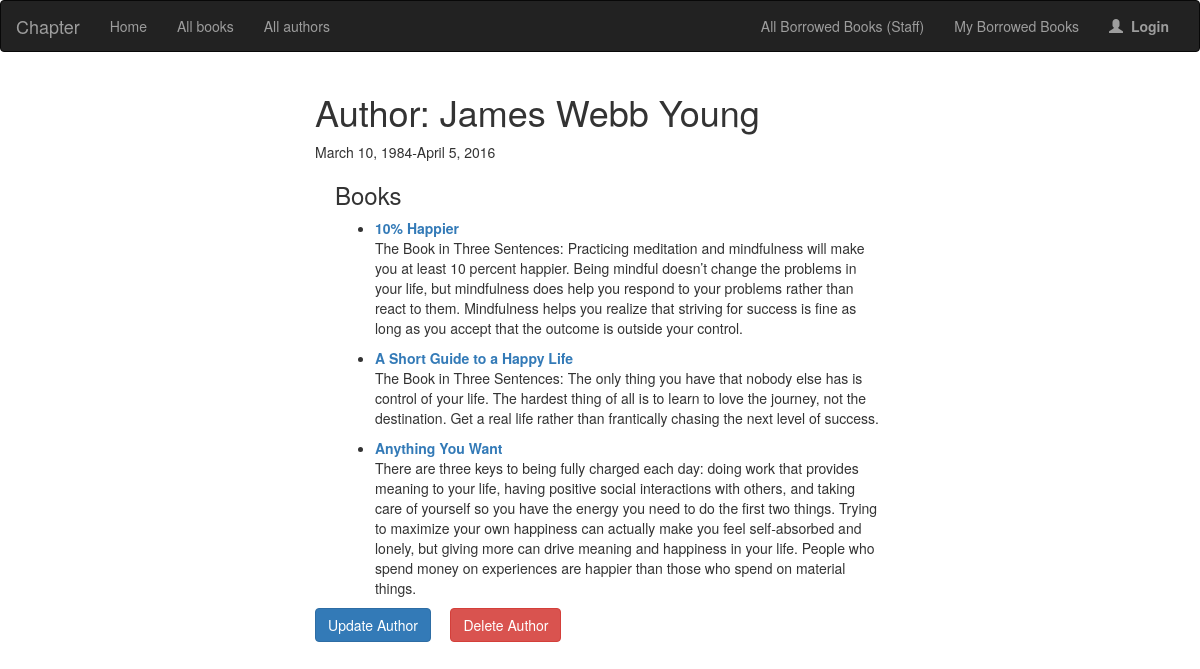
/catalog/author/4/, run on the app's committed database.
### catalog/models.py (models this page shows, shortened)
class Author(models.Model):
    name = models.CharField(max_length=200)
    dob = models.DateField(null=True, blank=True)
    dod = models.DateField('Died', blank=True, null=True,help_text = "Date of death of the author",)
    class Meta:
        ordering=["name"]

class Book(models.Model):
    title = models.CharField(max_length=200, help_text="Name of the book", blank=False)
    authors = models.ForeignKey('Author', on_delete=models.SET_NULL, null=True)
    genre = models.ManyToManyField(Genre,help_text="Genre of the book", blank=True)
    summary = models.TextField(max_length=1000, help_text="Enter a brief description of the book", null=True, blank=True)
    isbn = models.CharField('ISBN', max_length=13,
                   help_text='13 Character <a href="https://www.isbn-international.org/content/what-isbn">ISBN number</a>')
    def get_absolute_url(self):
        return reverse('book-details', args=[str(self.pk)])
    class Meta:
        ordering = ["title"]

### catalog/views.py (the view)
# urls.py: url(r'^author/(?P<pk>\d+)/$', views.AuthorsDetailView.as_view(), name='author-details'),
class AuthorsDetailView(generic.DetailView):
    model =Author
    template_name = 'catalog/author_details.html'
    context_object_name = 'authors_detail'

### catalog/templates/catalog/author_details.html (shortened to what this page needs)
{% extends 'base.html' %}
{% block content %}
		<h1>Author: {{ authors_detail.name }}</h1>
		<p>{{ authors_detail.dob }}-{% if authors_detail.dod != None %}{{ authors_detail.dod }}{% endif %}</p>
		<div style="margin-left:20px;margin-top:20px">
			<h3>Books</h3>
            {% if authors_detail.book_set.all %}
            	{% for book in authors_detail.book_set.all %}
            		<ul>
            			<li><a href="{{ book.get_absolute_url }}"><strong>{{ book.title }}</strong></a><p>{{ book.summary }}</p></li>
            		</ul>
            	{% endfor %}
            {% else %}
                <p>
                    No Books available for this author.
                </p>
            {% endif %}
		</div>
	<input class="btn btn-primary" type="button" value="Update Author"
           onclick="location.href='{% url 'update-author' authors_detail.pk %}'"  /> &nbsp;&nbsp;&nbsp;
	<input class="btn btn-danger" type="button" value="Delete Author"
           onclick="location.href='{% url 'delete-author' authors_detail.pk %}'"  />
{% endblock %}

### catalog/templates/base.html (shortened to what this page needs)
<!DOCTYPE html>
<html lang="en">
    {% load static %}
    <head>
        <link rel="stylesheet" href="https://maxcdn.bootstrapcdn.com/bootstrap/3.3.7/css/bootstrap.min.css">
        <link rel="stylesheet" href="{% static 'css/styles.css' %}">
    </head>
    <body>
        {% block navbar %}
        <nav class="navbar navbar-inverse">
            <div class="container-fluid">
                 <div class="navbar-header">
                   <a class="navbar-brand" href="{% url 'index' %}"  class="active">Chapter</a>
                </div>
                <div class="collapse navbar-collapse" id="myNavbar">
                    <ul class="nav navbar-nav">
                        <li><a href="{% url 'index' %}">Home</a></li>
                        <li><a href="{% url 'books' %}">All books</a></li>
                        <li><a href="{% url 'authors' %}">All authors</a></li>
                    </ul>
                    <ul class="nav navbar-nav navbar-right">
                        <li><a href="{% url 'all_borrowed' %}" class='active'>All Borrowed Books (Staff)</a></li>
                        <li><a href="{% url 'my_books' %}" >My Borrowed Books</a></li>
                        {% if user.is_authenticated %}
                        <li><a href="{% url 'logout' %}"><strong><span class="glyphicon glyphicon-user">												</span>&nbsp;&nbsp;Logout</strong></a></li>
                        {% else %}
                        <li><a href="{% url 'login' %}"><strong><span class="glyphicon glyphicon-user">													</span>&nbsp;&nbsp;Login</strong></a></li>
                        {% endif %}
                    </ul>
                </div>
            </div>
        </nav>
        {% endblock %}
        <div class="container-fluid">
            <div class="row">
                <div class="col-sm-3 col-xs-1 col-lg-3 col-md-3">
                </div>
                <div class="col-sm-6 col-xs-11 col-lg-6 col-md-6">
                    {% block content %}
                    {% endblock %}
                </div>
                <div class="col-sm-3 col-sm-3 col-xs-0 col-lg-3 col-md-3">
                </div>
            </div>
        </div>
    </body>
</html>

### data on the page
Author: name "James Webb Young", dob "March 10, 1984", dod "April 5, 2016", id "Update Author", id "Delete Author"
Book: title "10% Happier", summary "The Book in Three Sentences: Practicing meditation and mindfulness will make you at least 10 percent happier. Being mindful doesn’t change the problems in your life, but mindfulness does help you respond to your problems rather than react to them. Mindfulness helps you realize that striving for success is fine as long as you accept that the outcome is outside your control."
Book: title "A Short Guide to a Happy Life", summary "The Book in Three Sentences: The only thing you have that nobody else has is control of your life. The hardest thing of all is to learn to love the journey, not the destination. Get a real life rather than frantically chasing the next level of success."
Book: title "Anything You Want", summary "There are three keys to being fully charged each day: doing work that provides meaning to your life, having positive social interactions with others, and taking care of yourself so you have the energy you need to do the first two things. Trying to maximize your own happiness can actually make you feel self-absorbed and lonely, but giving more can drive meaning and happiness in your life. People who spend money on experiences are happier than those who spend on material things."
